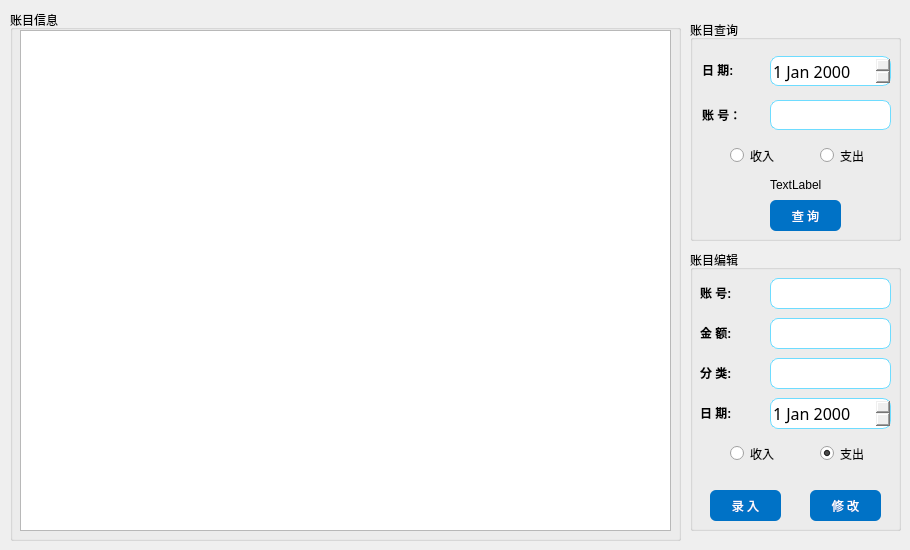
      <widget class="QWidget" name="page_account">
       <widget class="QGroupBox" name="groupBox_2">
        <property name="geometry">
         <rect>
          <x>10</x>
          <y>10</y>
          <width>671</width>
          <height>531</height>
         </rect>
        </property>
        <property name="title">
         <string>账目信息</string>
        </property>
        <widget class="QLabel" name="label_17">
         <property name="geometry">
          <rect>
           <x>20</x>
           <y>30</y>
           <width>23</width>
           <height>23</height>
          </rect>
         </property>
         <property name="styleSheet">
          <string notr="true">border-image: url(:/img/state.png);</string>
         </property>
         <property name="text">
          <string/>
         </property>
        </widget>
        <widget class="QLabel" name="label_18">
         <property name="geometry">
          <rect>
           <x>20</x>
           <y>67</y>
           <width>23</width>
           <height>23</height>
          </rect>
         </property>
         <property name="styleSheet">
          <string notr="true">border-image: url(:/img/the.png);</string>
         </property>
         <property name="text">
          <string/>
         </property>
        </widget>
        <widget class="QLabel" name="label_19">
         <property name="geometry">
          <rect>
           <x>21</x>
           <y>103</y>
           <width>23</width>
           <height>23</height>
          </rect>
         </property>
         <property name="styleSheet">
          <string notr="true">border-image: url(:/img/the1.png);</string>
         </property>
         <property name="text">
          <string/>
         </property>
        </widget>
        <widget class="QTableView" name="tv_account">
         <property name="geometry">
          <rect>
           <x>10</x>
           <y>20</y>
           <width>651</width>
           <height>501</height>
          </rect>
         </property>
        </widget>
       </widget>
       <widget class="QGroupBox" name="groupBox">
        <property name="geometry">
         <rect>
          <x>690</x>
          <y>250</y>
          <width>211</width>
          <height>281</height>
         </rect>
        </property>
        <property name="title">
         <string>账目编辑</string>
        </property>
        <widget class="QPushButton" name="btn_mod_account">
         <property name="geometry">
          <rect>
           <x>120</x>
           <y>240</y>
           <width>71</width>
           <height>31</height>
          </rect>
         </property>
         <property name="sizePolicy">
          <sizepolicy hsizetype="Fixed" vsizetype="Fixed">
           <horstretch>0</horstretch>
           <verstretch>0</verstretch>
          </sizepolicy>
         </property>
         <property name="font">
          <font>
           <family>幼圆</family>
           <pointsize>9</pointsize>
           <weight>50</weight>
           <italic>false</italic>
           <bold>false</bold>
          </font>
         </property>
         <property name="styleSheet">
          <string notr="true">QPushButton {
    background-color: #0072C6;
    color: white;
    border-style: outset;
    border-width: 0px;
    border-radius: 6px;
    border-color: beige;
	font: 9pt &quot;幼圆&quot;;
    padding: 6px;
}
QPushButton:hover {
    background-color: #148CD2;
}
QPushButton:pressed {
    background-color: #005CA3;
}</string>
         </property>
         <property name="text">
          <string>修 改</string>
         </property>
        </widget>
        <widget class="QPushButton" name="btn_add_account">
         <property name="geometry">
          <rect>
           <x>20</x>
           <y>240</y>
           <width>71</width>
           <height>31</height>
          </rect>
         </property>
         <property name="sizePolicy">
          <sizepolicy hsizetype="Fixed" vsizetype="Fixed">
           <horstretch>0</horstretch>
           <verstretch>0</verstretch>
          </sizepolicy>
         </property>
         <property name="font">
          <font>
           <family>幼圆</family>
           <pointsize>9</pointsize>
           <weight>50</weight>
           <italic>false</italic>
           <bold>false</bold>
          </font>
         </property>
         <property name="styleSheet">
          <string notr="true">QPushButton {
    background-color: #0072C6;
    color: white;
    border-style: outset;
    border-width: 0px;
    border-radius: 6px;
    border-color: beige;
	font: 9pt &quot;幼圆&quot;;
    padding: 6px;
}
QPushButton:hover {
    background-color: #148CD2;
}
QPushButton:pressed {
    background-color: #005CA3;
}</string>
         </property>
         <property name="text">
          <string>录 入</string>
         </property>
        </widget>
        <widget class="QLineEdit" name="le_uid_account">
         <property name="geometry">
          <rect>
           <x>80</x>
           <y>28</y>
           <width>121</width>
           <height>31</height>
          </rect>
         </property>
         <property name="sizePolicy">
          <sizepolicy hsizetype="Fixed" vsizetype="Fixed">
           <horstretch>0</horstretch>
           <verstretch>0</verstretch>
          </sizepolicy>
         </property>
         <property name="font">
          <font>
           <pointsize>12</pointsize>
          </font>
         </property>
         <property name="styleSheet">
          <string notr="true">border:1px solid rgb(110,220,255);
border-radius:8px;</string>
         </property>
         <property name="text">
          <string/>
         </property>
         <property name="echoMode">
          <enum>QLineEdit::Normal</enum>
         </property>
         <property name="readOnly">
          <bool>false</bool>
         </property>
         <property name="placeholderText">
          <string/>
         </property>
        </widget>
        <widget class="QDateEdit" name="dt_account">
         <property name="geometry">
          <rect>
           <x>80</x>
           <y>148</y>
           <width>121</width>
           <height>31</height>
          </rect>
         </property>
         <property name="font">
          <font>
           <family>Agency FB</family>
           <pointsize>12</pointsize>
          </font>
         </property>
         <property name="styleSheet">
          <string notr="true">border:1px solid rgb(110,220,255);
border-radius:8px;</string>
         </property>
        </widget>
        <widget class="QLabel" name="lb_s6_2">
         <property name="geometry">
          <rect>
           <x>10</x>
           <y>33</y>
           <width>61</width>
           <height>21</height>
          </rect>
         </property>
         <property name="font">
          <font>
           <pointsize>12</pointsize>
          </font>
         </property>
         <property name="text">
          <string>&lt;html&gt;&lt;head/&gt;&lt;body&gt;&lt;p&gt;&lt;span style=&quot; font-size:9pt; font-weight:600;&quot;&gt;账 号:&lt;/span&gt;&lt;/p&gt;&lt;/body&gt;&lt;/html&gt;</string>
         </property>
        </widget>
        <widget class="QLabel" name="lb_s6_3">
         <property name="geometry">
          <rect>
           <x>10</x>
           <y>153</y>
           <width>61</width>
           <height>21</height>
          </rect>
         </property>
         <property name="font">
          <font>
           <pointsize>12</pointsize>
          </font>
         </property>
         <property name="text">
          <string>&lt;html&gt;&lt;head/&gt;&lt;body&gt;&lt;p&gt;&lt;span style=&quot; font-size:9pt; font-weight:600;&quot;&gt;日 期:&lt;/span&gt;&lt;/p&gt;&lt;/body&gt;&lt;/html&gt;</string>
         </property>
        </widget>
        <widget class="QLineEdit" name="le_money_account">
         <property name="geometry">
          <rect>
           <x>80</x>
           <y>68</y>
           <width>121</width>
           <height>31</height>
          </rect>
         </property>
         <property name="sizePolicy">
          <sizepolicy hsizetype="Fixed" vsizetype="Fixed">
           <horstretch>0</horstretch>
           <verstretch>0</verstretch>
          </sizepolicy>
         </property>
         <property name="font">
          <font>
           <pointsize>12</pointsize>
          </font>
         </property>
         <property name="styleSheet">
          <string notr="true">border:1px solid rgb(110,220,255);
border-radius:8px;</string>
         </property>
         <property name="text">
          <string/>
         </property>
         <property name="echoMode">
          <enum>QLineEdit::Normal</enum>
         </property>
         <property name="readOnly">
          <bool>false</bool>
         </property>
         <property name="placeholderText">
          <string/>
         </property>
        </widget>
        <widget class="QLabel" name="lb_s6_5">
         <property name="geometry">
          <rect>
           <x>10</x>
           <y>73</y>
           <width>61</width>
           <height>21</height>
          </rect>
         </property>
         <property name="font">
          <font>
           <pointsize>12</pointsize>
          </font>
         </property>
         <property name="text">
          <string>&lt;html&gt;&lt;head/&gt;&lt;body&gt;&lt;p&gt;&lt;span style=&quot; font-size:9pt; font-weight:600;&quot;&gt;金 额:&lt;/span&gt;&lt;/p&gt;&lt;/body&gt;&lt;/html&gt;</string>
         </property>
        </widget>
        <widget class="QLineEdit" name="le_item_account">
         <property name="geometry">
          <rect>
           <x>80</x>
           <y>108</y>
           <width>121</width>
           <height>31</height>
          </rect>
         </property>
         <property name="sizePolicy">
          <sizepolicy hsizetype="Fixed" vsizetype="Fixed">
           <horstretch>0</horstretch>
           <verstretch>0</verstretch>
          </sizepolicy>
         </property>
         <property name="font">
          <font>
           <pointsize>12</pointsize>
          </font>
         </property>
         <property name="styleSheet">
          <string notr="true">border:1px solid rgb(110,220,255);
border-radius:8px;</string>
         </property>
         <property name="text">
          <string/>
         </property>
         <property name="echoMode">
          <enum>QLineEdit::Normal</enum>
         </property>
         <property name="readOnly">
          <bool>false</bool>
         </property>
         <property name="placeholderText">
          <string/>
         </property>
        </widget>
        <widget class="QLabel" name="lb_s6_6">
         <property name="geometry">
          <rect>
           <x>10</x>
           <y>113</y>
           <width>61</width>
           <height>21</height>
          </rect>
         </property>
         <property name="font">
          <font>
           <pointsize>12</pointsize>
          </font>
         </property>
         <property name="text">
          <string>&lt;html&gt;&lt;head/&gt;&lt;body&gt;&lt;p&gt;&lt;span style=&quot; font-size:9pt; font-weight:600;&quot;&gt;分 类:&lt;/span&gt;&lt;/p&gt;&lt;/body&gt;&lt;/html&gt;</string>
         </property>
        </widget>
        <widget class="QRadioButton" name="rb_in_account">
         <property name="geometry">
          <rect>
           <x>40</x>
           <y>188</y>
           <width>71</width>
           <height>31</height>
          </rect>
         </property>
         <property name="font">
          <font>
           <family>宋体</family>
           <pointsize>9</pointsize>
           <weight>50</weight>
           <italic>false</italic>
           <bold>false</bold>
          </font>
         </property>
         <property name="styleSheet">
          <string notr="true">font: 9pt &quot;宋体&quot;;</string>
         </property>
         <property name="text">
          <string>收入</string>
         </property>
         <property name="checked">
          <bool>false</bool>
         </property>
        </widget>
        <widget class="QRadioButton" name="rb_out_account">
         <property name="geometry">
          <rect>
           <x>130</x>
           <y>188</y>
           <width>71</width>
           <height>31</height>
          </rect>
         </property>
         <property name="font">
          <font>
           <family>宋体</family>
           <pointsize>9</pointsize>
           <weight>50</weight>
           <italic>false</italic>
           <bold>false</bold>
          </font>
         </property>
         <property name="styleSheet">
          <string notr="true">font: 9pt &quot;宋体&quot;;</string>
         </property>
         <property name="text">
          <string>支出</string>
         </property>
         <property name="checked">
          <bool>true</bool>
         </property>
        </widget>
       </widget>
       <widget class="QGroupBox" name="groupBox_5">
        <property name="geometry">
         <rect>
          <x>690</x>
          <y>20</y>
          <width>211</width>
          <height>221</height>
         </rect>
        </property>
        <property name="title">
         <string>账目查询</string>
        </property>
        <widget class="QLabel" name="lb_s6_4">
         <property name="geometry">
          <rect>
           <x>12</x>
           <y>40</y>
           <width>61</width>
           <height>20</height>
          </rect>
         </property>
         <property name="font">
          <font>
           <pointsize>12</pointsize>
          </font>
         </property>
         <property name="text">
          <string>&lt;html&gt;&lt;head/&gt;&lt;body&gt;&lt;p&gt;&lt;span style=&quot; font-size:9pt; font-weight:600;&quot;&gt;日 期:&lt;/span&gt;&lt;/p&gt;&lt;/body&gt;&lt;/html&gt;</string>
         </property>
        </widget>
        <widget class="QDateEdit" name="dt_account_query">
         <property name="geometry">
          <rect>
           <x>80</x>
           <y>36</y>
           <width>121</width>
           <height>30</height>
          </rect>
         </property>
         <property name="font">
          <font>
           <family>Agency FB</family>
           <pointsize>12</pointsize>
          </font>
         </property>
         <property name="styleSheet">
          <string notr="true">border:1px solid rgb(110,220,255);
border-radius:8px;</string>
         </property>
        </widget>
        <widget class="QLabel" name="lb_s6_7">
         <property name="geometry">
          <rect>
           <x>12</x>
           <y>85</y>
           <width>61</width>
           <height>20</height>
          </rect>
         </property>
         <property name="font">
          <font>
           <pointsize>12</pointsize>
          </font>
         </property>
         <property name="text">
          <string>&lt;html&gt;&lt;head/&gt;&lt;body&gt;&lt;p&gt;&lt;span style=&quot; font-size:9pt; font-weight:600;&quot;&gt;账 号：&lt;/span&gt;&lt;/p&gt;&lt;/body&gt;&lt;/html&gt;</string>
         </property>
        </widget>
        <widget class="QLineEdit" name="le_uid_account_query">
         <property name="geometry">
          <rect>
           <x>80</x>
           <y>80</y>
           <width>121</width>
           <height>30</height>
          </rect>
         </property>
         <property name="sizePolicy">
          <sizepolicy hsizetype="Fixed" vsizetype="Fixed">
           <horstretch>0</horstretch>
           <verstretch>0</verstretch>
          </sizepolicy>
         </property>
         <property name="font">
          <font>
           <pointsize>12</pointsize>
          </font>
         </property>
         <property name="styleSheet">
          <string notr="true">border:1px solid rgb(110,220,255);
border-radius:8px;</string>
         </property>
         <property name="text">
          <string/>
         </property>
         <property name="echoMode">
          <enum>QLineEdit::Normal</enum>
         </property>
         <property name="readOnly">
          <bool>false</bool>
         </property>
         <property name="placeholderText">
          <string/>
         </property>
        </widget>
        <widget class="QRadioButton" name="rb_in_account_query">
         <property name="geometry">
          <rect>
           <x>40</x>
           <y>120</y>
           <width>71</width>
           <height>31</height>
          </rect>
         </property>
         <property name="font">
          <font>
           <family>宋体</family>
          </font>
         </property>
         <property name="text">
          <string>收入</string>
         </property>
        </widget>
        <widget class="QRadioButton" name="rb_out_account_query">
         <property name="geometry">
          <rect>
           <x>130</x>
           <y>120</y>
           <width>71</width>
           <height>31</height>
          </rect>
         </property>
         <property name="font">
          <font>
           <family>宋体</family>
          </font>
         </property>
         <property name="text">
          <string>支出</string>
         </property>
        </widget>
        <widget class="QPushButton" name="btn_query_account">
         <property name="geometry">
          <rect>
           <x>80</x>
           <y>180</y>
           <width>71</width>
           <height>31</height>
          </rect>
         </property>
         <property name="sizePolicy">
          <sizepolicy hsizetype="Fixed" vsizetype="Fixed">
           <horstretch>0</horstretch>
           <verstretch>0</verstretch>
          </sizepolicy>
         </property>
         <property name="font">
          <font>
           <family>幼圆</family>
           <pointsize>9</pointsize>
           <weight>50</weight>
           <italic>false</italic>
           <bold>false</bold>
          </font>
         </property>
         <property name="styleSheet">
          <string notr="true">QPushButton {
    background-color: #0072C6;
    color: white;
    border-style: outset;
    border-width: 0px;
    border-radius: 6px;
    border-color: beige;
	font: 9pt &quot;幼圆&quot;;
    padding: 6px;
}
QPushButton:hover {
    background-color: #148CD2;
}
QPushButton:pressed {
    background-color: #005CA3;
}</string>
         </property>
         <property name="text">
          <string>查 询</string>
         </property>
        </widget>
        <widget class="QLabel" name="lb_res_query">
         <property name="geometry">
          <rect>
           <x>80</x>
           <y>155</y>
           <width>91</width>
           <height>20</height>
          </rect>
         </property>
         <property name="text">
          <string>TextLabel</string>
         </property>
        </widget>
        <zorder>lb_s6_4</zorder>
        <zorder>dt_account_query</zorder>
        <zorder>le_uid_account_query</zorder>
        <zorder>lb_s6_7</zorder>
        <zorder>rb_in_account_query</zorder>
        <zorder>rb_out_account_query</zorder>
        <zorder>btn_query_account</zorder>
        <zorder>lb_res_query</zorder>
       </widget>
      </widget>
